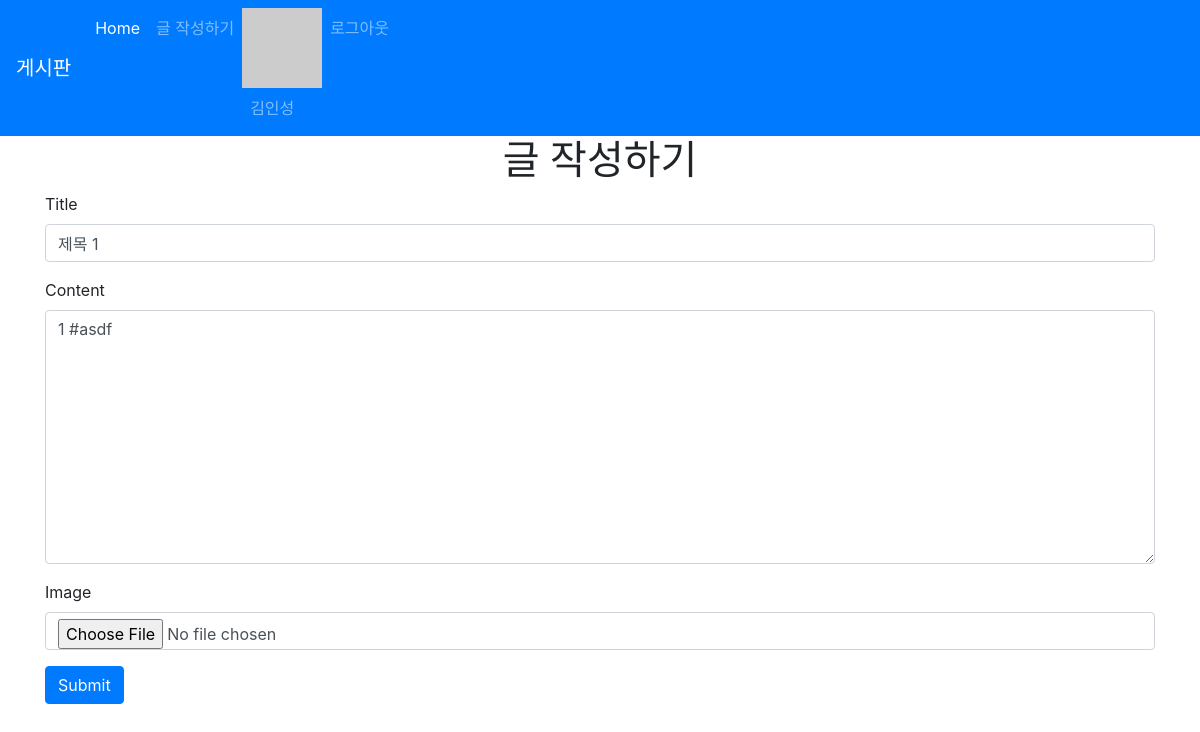
Screenshot of /articles/4/update/ (signed in) with the database file from the repository.
### accounts/models.py (models this page shows)
class User(AbstractUser):
    followers = models.ManyToManyField(settings.AUTH_USER_MODEL, related_name='followings', blank=True)

### articles/models.py (models this page shows, shortened)
class Article(models.Model):
    title = models.CharField(max_length=10)
    content = models.TextField()
    image = models.ImageField(blank=True)
    image_thumbnail = ImageSpecField(
        processors=[ResizeToFit(300, 300)],
        format='JPEG',
        options={'quality': 80}
    )
    created_at = models.DateTimeField(auto_now_add=True)
    updated_at = models.DateTimeField(auto_now=True)
    user = models.ForeignKey(
                            settings.AUTH_USER_MODEL,
                            on_delete=models.CASCADE
                            )
    like_users = models.ManyToManyField(
                            settings.AUTH_USER_MODEL,
                            related_name='like_articles',
                            blank=True
                            )
    hashtags = models.ManyToManyField(
                            HashTag,
                            blank = True,
                            related_name='articles'
                            )

### articles/views.py (the view)
# urls.py: path('update/', views.update, name='update'),
def update(request, article_pk):
    article = get_object_or_404(Article, pk=article_pk)
    if article.user == request.user:
        if request.method == 'POST':
            article_form = ArticleForm(request.POST, instance=article)
            if article_form.is_valid():
                article = article_form.save()
                article.hashtags.clear()
                for word in article.content.split():
                    if '#' == word[0]:
                        hash_tag, created = HashTag.objects.get_or_create(content = word[1:])
                        article.hashtags.add(hash_tag)
                return redirect('articles:detail', article.pk)
        else:
            article_form = ArticleForm(instance=article)
        context = {
            'article_form': article_form
        }
        return render(request, 'articles/form.html', context)
    else:
        return HttpResponseForbidden()

### articles/forms.py
class ArticleForm(forms.ModelForm):
    class Meta:
        model = Article
        fields = ('title', 'content', 'image', )

### articles/templatetags/gravatar.py (called while the page is built)
@register.filter
def makehash(email):
    return  'https://www.gravatar.com/avatar/' + hashlib.md5(email.strip().lower().encode('utf-8')).hexdigest()

### articles/templates/articles/form.html (shortened to what this page needs)
{% extends 'articles/base.html' %}
{% block body %}
{% load bootstrap4 %}
{% if request.resolver_match.url_name == 'create' %}
  <h1 class="text-center">글 작성하기</h1>
{% else %}
  <h1 class="text-center">글 작성하기</h1>
{% endif %}
<form action="" method="POST" class="form" enctype='multipart/form-data'>
    {% bootstrap_form article_form %}
    {% buttons %}
        <button type="submit" class="btn btn-primary">Submit</button>
    {% endbuttons %}
</form>
{% endblock %}

### articles/templates/_navbar.html (shortened to what this page needs)
{% load gravatar %}
<nav class="navbar navbar-expand-lg navbar-dark bg-primary">
    <a class="navbar-brand" href="/articles/">게시판</a>
    <div class="collapse navbar-collapse" id="navbarNav">
      <ul class="navbar-nav">
        <li class="nav-item active">
          <a class="nav-link" href="/articles/">Home <span class="sr-only">(current)</span></a>
        </li>
        <li class="nav-item">
          <a class="nav-link" href="/articles/create/">글 작성하기</a>
        </li>
        {% if user.is_authenticated %}
        <li class="nav-item">
          <img src="{{ user.email|makehash }}" alt="">
          <a href="{% url 'accounts:profile' user.pk %}" class="nav-link">{{ user.username }}</a>
        </li>
        <li class="nav-item">
          <a class="nav-link" href="{% url 'accounts:logout'%}">로그아웃</a>
        </li>
        {% endif %}
      </ul>
    </div>
  </nav>

### rows the page displays
User: username "김인성"
Article: title "제목 1", content "1 #asdf"
